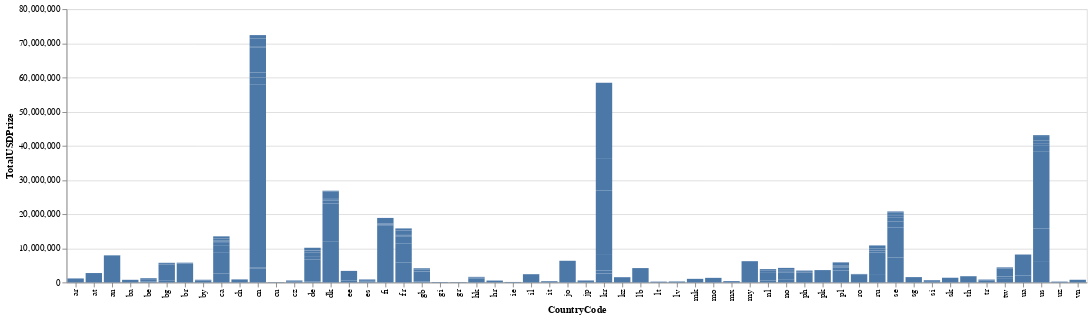

Source (notebook cell):
### Code cell
alt.Chart(data).mark_bar().encode(x="CountryCode", y="TotalUSDPrize")

### Figure 1 — Vega-Lite specification as saved in the notebook (floating-point values rounded to 4 significant figures; data arrays with more than 128 entries replaced by an {"elided": "..."} marker saying what was removed)
{"config": {"view": {"continuousWidth": 400, "continuousHeight": 300}}, "data": {"name": "data-923f29ba25fcb5468d8c820b0be35a1c"}, "mark": "bar", "encoding": {"x": {"field": "CountryCode", "type": "nominal"}, "y": {"field": "TotalUSDPrize", "type": "quantitative"}}, "$schema": "https://vega.github.io/schema/vega-lite/v4.17.0.json", "datasets": {"data-923f29ba25fcb5468d8c820b0be35a1c": {"elided": "191 records"}}}
